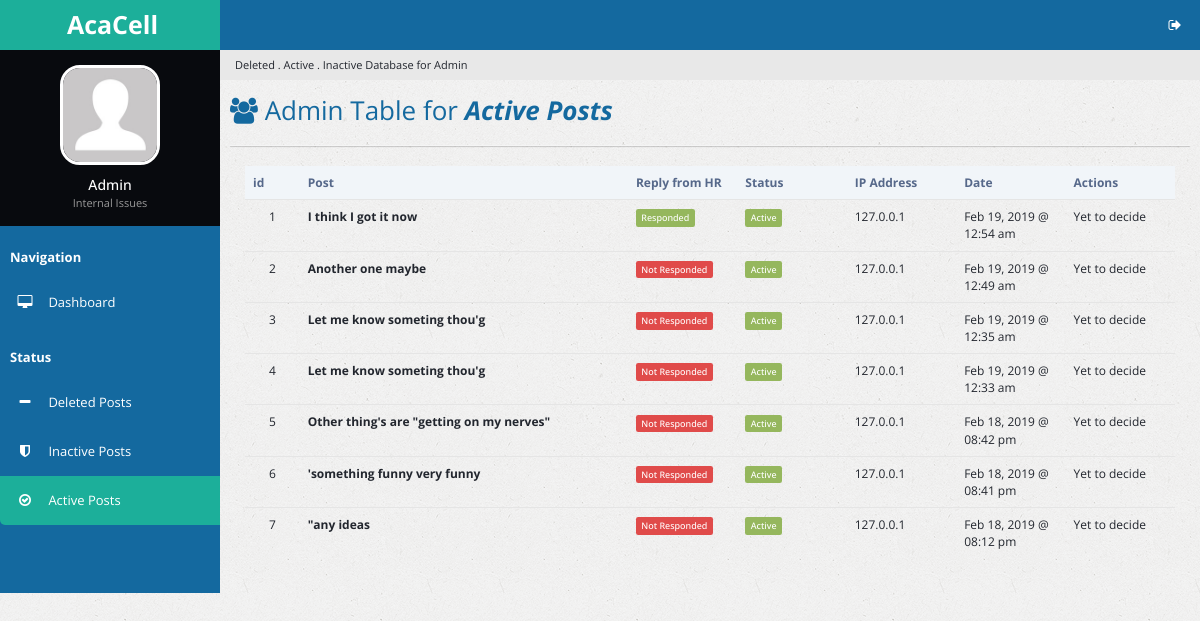
Page /actposts.php on the earlier database version.
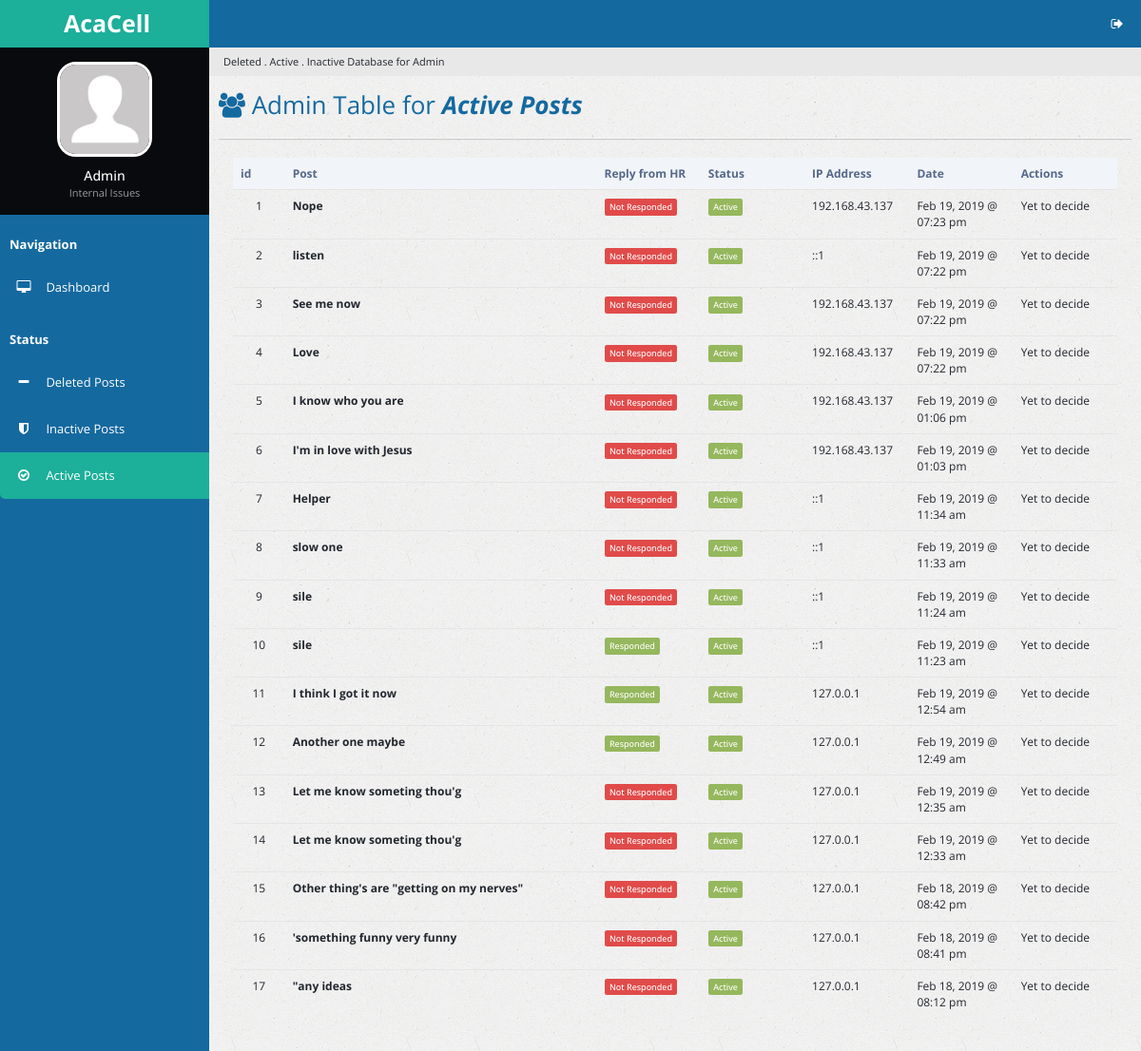
Same page on the later database version.
### tables this page shows
CREATE TABLE `complaints` (
  `c_id` int(32) NOT NULL,
  `c_value` varchar(2048) NOT NULL,
  `c_division` varchar(64) NOT NULL,
  `c_date_created` int(16) NOT NULL,
  `c_ip_address` varchar(64) NOT NULL,
  `c_date_stop_display` int(16) NOT NULL
);

### actposts.php (the view, shortened to what this page needs)
<?php
  include 'handlers/dbcon.php';
  $curr_time = time();
?>
<!DOCTYPE html>
<html lang="en">
<head>
        <link rel="stylesheet" type="text/css" id="theme" href="css/theme-default.css"/>
    </head>
    <body>
        <div class="page-container">
            <div class="page-sidebar">
                <ul class="x-navigation">
                    <li class="xn-logo">
                        <a href="table-export.php"><b>AcaCell</b></a>
                    </li>
                    <li class="xn-profile">
                        <div class="profile">
                            <div class="profile-image">
                                <img src="assets/images/users/avatar.jpg" alt="John Doe"/>
                            </div>
                            <div class="profile-data">
                                <div class="profile-data-name">Admin</div>
                                <div class="profile-data-title">Internal Issues</div>
                            </div>
                        </div>
                    </li>
                   <li class="xn-title"><b>Navigation</b></li>
                    <li>
                        <a href="admin.php"><span class="fa fa-desktop" style="color: white;"></span> <span class="xn-text" style="color: white;">Dashboard</span></a>
                    </li>
                    <li class="xn-title"><b>Status</b></li>
                    <li>
                        <a href="delposts.php"><span class="fa fa-minus" style="color: white;"></span> <span class="xn-text" style="color: white;">Deleted Posts</span></a>
                    </li>
                    <li>
                        <a href="inactposts.php"><span class="fa fa-shield" style="color: white;"></span> <span class="xn-text" style="color: white;">Inactive Posts</span></a>
                    </li>
                    <li class="active">
                        <a href="actposts.php"><span class="fa fa-check-circle-o" style="color: white;"></span> <span class="xn-text" style="color: white;">Active Posts</span></a>
                    </li>
                  </ul>
            </div>
            <div class="page-content">
                <ul class="x-navigation x-navigation-horizontal x-navigation-panel">
                    <li class="xn-icon-button pull-right">
                        <a href="#" class="mb-control" data-box="#mb-signout"><span class="fa fa-sign-out"></span></a>
                    </li>
                </ul>
                    <ul class="breadcrumb">
                    <li class="active">Deleted . Active . Inactive Database for Admin</li>
                </ul>
                <div class="page-title">
                    <h2><span class="fa fa-users"></span> Admin Table for <i><b>Active Posts</b></i></h2>
                </div>
                <div class="page-content-wrap">
                    <div class="row">
                        <div class="col-md-12">
                            <div class="panel panel-default">
                                </div>
                                <div class="panel-body">
                                    <table id="customers2" class="table datatable">
                                        <thead>
                                            <tr>
                                                <th width="50">id</th>
                                                <th width="300">Post</th>
                                                <th width="100">Reply from HR</th>
                                                <th width="100">Status</th>
                                                <th width="100">IP Address</th>
                                                <th width="100">Date</th>
                                                <th width="100">Actions</th>
                                            </tr>
                                        </thead>
                                        <tbody>
                                          <?php
                                            $sql_actpostdisplay = "SELECT * FROM complaints WHERE c_date_stop_display > $curr_time ORDER BY c_date_created DESC";
                                            $success_actpostdisplay = mysqli_query($link, $sql_actpostdisplay);
                                            if ($success_actpostdisplay->num_rows > 0) {
                                              $i = 1;
                                              while($rows = $success_actpostdisplay->fetch_assoc()){
                                                $id = $rows['c_id'];
                                                $sql_commentpresent = "SELECT * FROM comments WHERE c_id = '$id'";
                                                $success_commentpresent = mysqli_query($link, $sql_commentpresent);
                                          ?>
                                          <tr id="trow<?php echo $rows['c_id']; ?>">
                                            <td class="text-center"><?php echo $i; ?></td>
                                            <td><strong> <?php echo $rows['c_value']; ?> </strong></td>
                                            <td>
                                              <?php
                                              if ($success_commentpresent->num_rows > 0) {?>
                                                  <span class='label label-success'>Responded</span>
                                              <?php }
                                              elseif ($success_commentpresent->num_rows == 0) {?>
                                                <span class='label label-danger'>Not Responded</span>
                                              <?php } ?>
                                            </td>
                                            <td><?php
                                              if ($curr_time < $rows['c_date_stop_display']) {
                                                echo "<span class='label label-success'>Active</span>";
                                              }
                                              elseif ($curr_time > $rows['c_date_stop_display']){
                                                echo "<span class='label label-danger'>Inactive</span>";
                                              } ?>
                                              </td>
                                              <td><?php echo $rows['c_ip_address']; ?></td>
                                              <td><?php echo date("M d, Y @ h:i a", $rows['c_date_created']); ?></td>
                                              <td>Yet to decide</td>
                                          </tr>
                                          <?php
                                              $i++;
                                                }
                                              }
                                          ?>
                                            </tbody>
                                    </table>
                                </div>
                            </div>
                        </div>
                    </div>
                </div>
            </div>
    </body>
</html>

Differences in the rows shown:
added complaints: c_value "Nope", shows "Not Responded", c_date_stop_display "Active", c_ip_address "192.168.43.137", c_date_created "Feb 19, 2019 @ 07:23 pm"
added complaints: c_value "listen", shows "Not Responded", c_date_stop_display "Active", c_ip_address "::1", c_date_created "Feb 19, 2019 @ 07:22 pm"
added complaints: c_value "See me now", shows "Not Responded", c_date_stop_display "Active", c_ip_address "192.168.43.137", c_date_created "Feb 19, 2019 @ 07:22 pm"
added complaints: c_value "Love", shows "Not Responded", c_date_stop_display "Active", c_ip_address "192.168.43.137", c_date_created "Feb 19, 2019 @ 07:22 pm"
added complaints: c_value "I know who you are", shows "Not Responded", c_date_stop_display "Active", c_ip_address "192.168.43.137", c_date_created "Feb 19, 2019 @ 01:06 pm"
added complaints: c_value "I'm in love with Jesus", shows "Not Responded", c_date_stop_display "Active", c_ip_address "192.168.43.137", c_date_created "Feb 19, 2019 @ 01:03 pm"
added complaints: c_value "Helper", shows "Not Responded", c_date_stop_display "Active", c_ip_address "::1", c_date_created "Feb 19, 2019 @ 11:34 am"
added complaints: c_value "slow one", shows "Not Responded", c_date_stop_display "Active", c_ip_address "::1", c_date_created "Feb 19, 2019 @ 11:33 am"
added complaints: c_value "sile", shows "Not Responded", c_date_stop_display "Active", c_ip_address "::1", c_date_created "Feb 19, 2019 @ 11:24 am"
added complaints: c_value "sile", shows "Responded", c_date_stop_display "Active", c_ip_address "::1", c_date_created "Feb 19, 2019 @ 11:23 am"
computed for complaints "Another one maybe": text "Not Responded" → "Responded"
